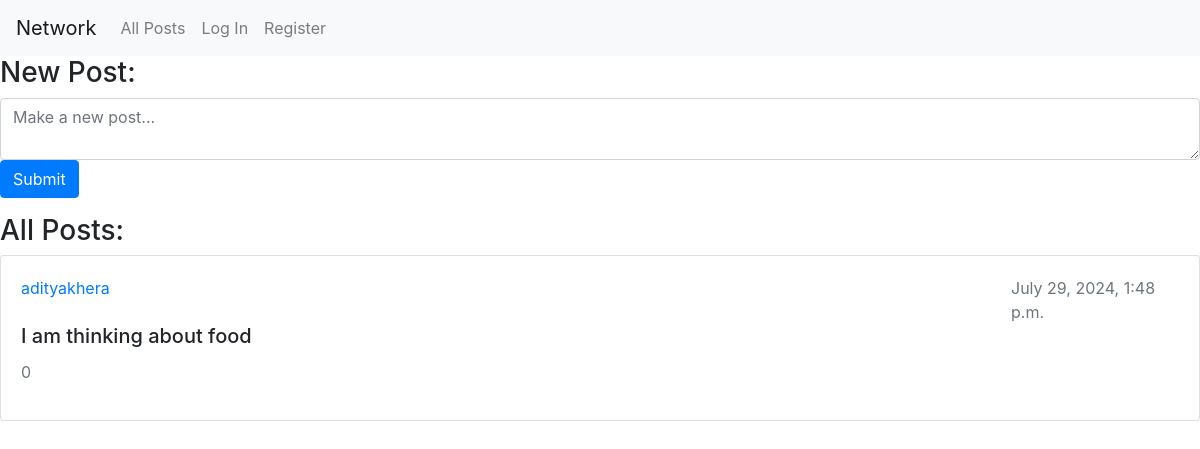
/, run on an earlier commit of the app's database.
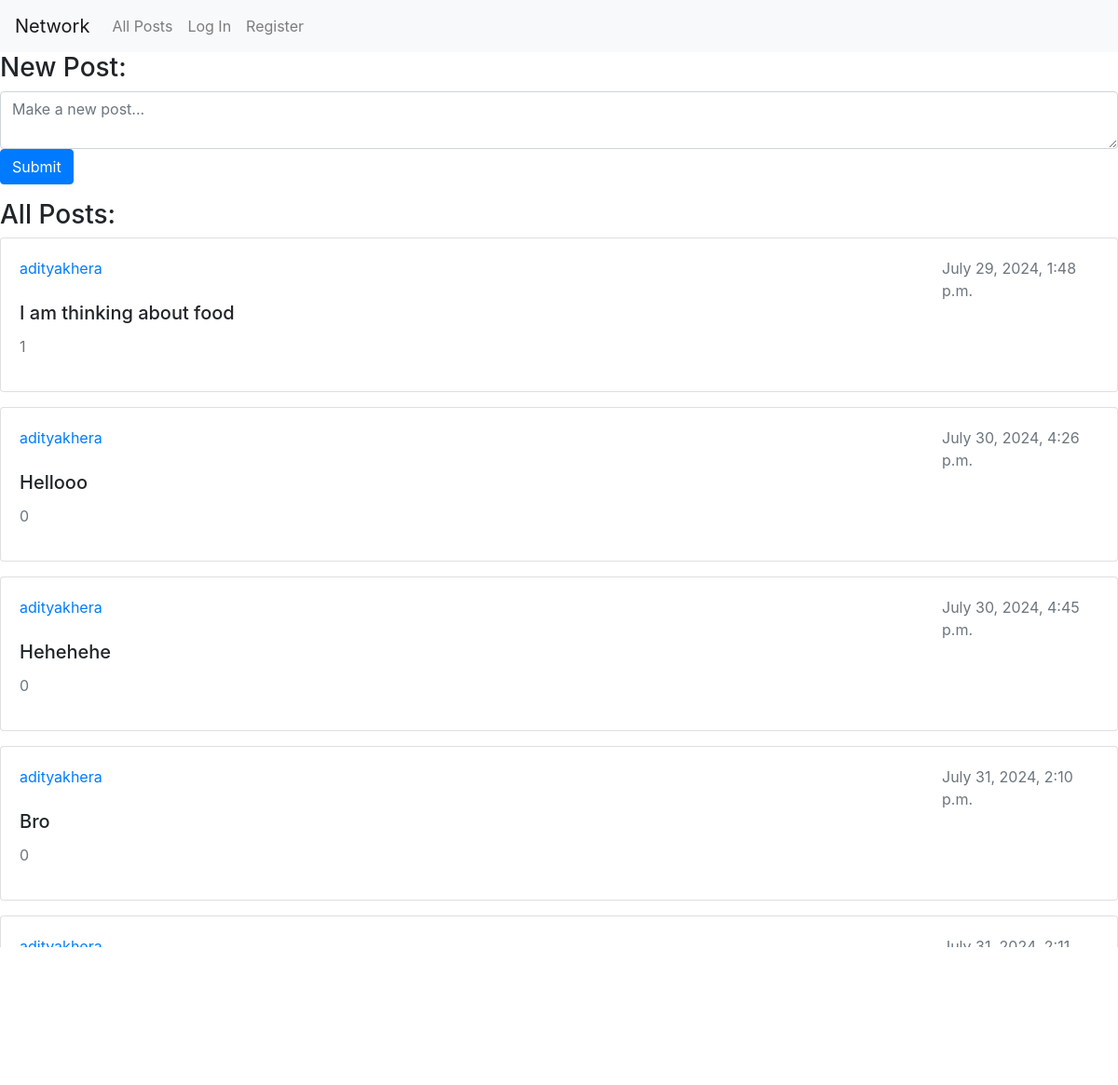
And on a later commit of the database.
### network/models.py (models this page shows, shortened)
class Post(models.Model):
    user = models.ForeignKey(User, on_delete=models.CASCADE, related_name = 'posts_made')
    content = models.CharField(max_length=280)
    timestamp = models.DateTimeField(auto_now_add=True)

class User(AbstractUser):
    pass

### network/views.py (the view)
# urls.py: path("", views.index, name="index"),
def index(request):
    newPostForm = NewPostForm()
    if request.method == 'POST':
        post_text = request.POST.get('new_post_text')
        user = User.objects.get(pk=request.user.id)
        post = Post(user=user, content=post_text)
        post.save()
        return HttpResponseRedirect(reverse('index'))
    posts_list = Post.objects.all().order_by('-timestamp')
    paginator = Paginator(posts_list, 10)  # 10 posts per page
    page_number = request.GET.get('page')
    posts = paginator.get_page(page_number)
    return render(request, "network/index.html" ,{
        'newPostForm' : newPostForm,
        'posts' : posts
    })

### network/views.py
class NewPostForm(forms.Form):
    new_post_text = forms.CharField(widget=forms.Textarea(attrs={
        'placeholder' : 'Make a new post...',
        'required' : 'True',
        'class' : 'form-control',
        'maxlength': '500',
        'rows': 2,
        'cols': 40
    }), label="")

### network/templates/network/index.html (shortened to what this page needs)
{% extends "network/layout.html" %}
{% block body %}
    <form action="{% url 'index' %}" method="post" class="mb-3">
        <h3>New Post:</h3>
        {{ newPostForm }}
        <input type="submit" class="btn btn-primary">
    </form>
    <h3>All Posts:</h3>
    {% if posts %}
        <div class="row">
            <div class="col-12">
                {% for post in posts reversed %}
                <div class="card mb-3">
                    <div class="card-body">
                        <div class="row">
                            <a href="{% url 'profile' username=post.user.username %}" class="col-10">{{post.user.username}}</a>
                            <div class="text-muted col-2">{{post.timestamp}}</div>
                        </div>
                        <h5 class="card-title">{{post.content}}</h5>
                        <p class="text-muted">{{post.likes.count}}</p>
                    </div>
                </div>
                {% endfor %}
            </div>
        </div>
    {% else %}
        <h4>No Posts Yet</h4>
    {% endif %}
{% endblock %}

### network/templates/network/layout.html (shortened to what this page needs)
{% load static %}
<!DOCTYPE html>
<html lang="en">
    <head>
        <link rel="stylesheet" href="https://stackpath.bootstrapcdn.com/bootstrap/4.4.1/css/bootstrap.min.css">
        <link href="{% static 'network/styles.css' %}" rel="stylesheet">
    </head>
    <body>
        <nav class="navbar navbar-expand-lg navbar-light bg-light">
            <a class="navbar-brand" href="#">Network</a>
            <div>
              <ul class="navbar-nav mr-auto">
                <li class="nav-item">
                  <a class="nav-link" href="{% url 'index' %}">All Posts</a>
                </li>
                {% if user.is_authenticated %}
                    <li class="nav-item">
                        <a class="nav-link" href="{% url 'followingpage' %}">Following</a>
                    </li>
                    <li class="nav-item">
                        <a class="nav-link" href="{% url 'logout' %}">Log Out</a>
                    </li>
                {% else %}
                    <li class="nav-item">
                        <a class="nav-link" href="{% url 'login' %}">Log In</a>
                    </li>
                    <li class="nav-item">
                        <a class="nav-link" href="{% url 'register' %}">Register</a>
                    </li>
                {% endif %}
              </ul>
            </div>
          </nav>
        <div class="body">
            {% block body %}
            {% endblock %}
        </div>
    </body>
</html>

What changed in the data, as far as the page shows it:
computed for Post "I am thinking about food": likes.count "0" → "1"
added Post: user.username "adityakhera", timestamp "July 30, 2024, 4:26 p.m.", content "Hellooo", likes.count "0"
added Post: user.username "adityakhera", timestamp "July 30, 2024, 4:45 p.m.", content "Hehehehe", likes.count "0"
added Post: user.username "adityakhera", timestamp "July 31, 2024, 2:10 p.m.", content "Bro", likes.count "0"
added Post: user.username "adityakhera", timestamp "July 31, 2024, 2:11 p.m."
